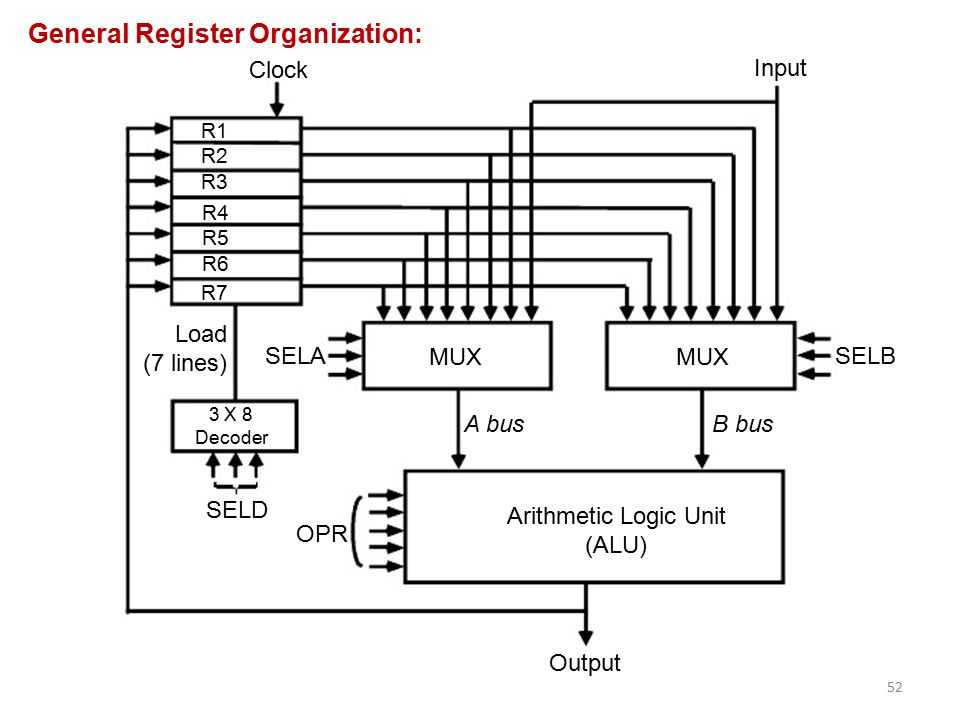
#> input picture test.jpg, 960 x 720 px, found by its file name
$ jupyter execute Day3Class.ipynb   (shell and % lines are left out)
#> lines starting #> are read from the running program, lines starting #| are printed output that depends on the picture
[cell 1]
import numpy as np
a = np.zeros(10)

print(a)
a

[cell 2]
type(a[0])

[cell 3]
import numpy as np
a = np.ones(10)

print(a)
a

[cell 4]
np.ones
np.empty

[cell 5]
z = np.zeros(5)
print(z.shape)

[cell 6]
z.shape = (5, 1)
z

[cell 7]
np.arange(10)

[cell 8]
e = np.eye(3)
e

[cell 9]
z = np.linspace(2, 10, 5) #useful for plotting (start, ending)
z

[cell 10]
#Array concatenation. In 2D axis=0(row) and 1(column)
arr1 = np.array([[1, 2, 3],
                 [4, 5, 6]])

arr2 = np.array([[7, 8, 9]])
z = np.concatenate((arr1, arr2), axis=0)
z

[cell 11]
arr2 = np.array([[7],
                 [8]]) #Shape(2,1)
z = np.concatenate((arr1, arr2), axis=1)
z

[cell 12]
a_list = [1, 2, 3, 4, 5, 6]
z = np.array(a_list)
z

[cell 13]
z = np.random.randint(1, 51, size=50)
print(np.sort(z))

[cell 14]
#Slicing
z[0:2]
z[::-1]

[cell 15]
a = np.array([[1, 2, 3],
              [4, 5, 6]])
print(a[1, 1]) #accesses elements

[cell 16]
a.ndim #Dimension

[cell 17]
a = np.append(a, [[7, 8, 9]], axis=0)
a

[cell 18]
a = np.array([[1, 2, 3],
              [4, 5, 6]])

[cell 19]
a = np.append(a, [[7, 8, 9]], axis=0)
a

[cell 20]
a = np.insert(a, 1, [7, 8, 9], axis=0)
a

[cell 21]
a = np.delete(a, 1, 0)

[cell 22]
a

[cell 23]
two_Darr = np.array([[7, 8, 9],
              [4, 5, 6]])

[cell 24]
two_Darr

[cell 25]
two_Darr = np.delete(two_Darr, 1, 0)
two_Darr
two_Darr = np.delete(two_Darr, 1, 1)
two_Darr

[cell 26]
from skimage import io
photo = io.imread(r'/Users/dineshgurung/Desktop/Python/test.jpg')
#> photo is the input picture: shape (720, 960, 3); mean R, G, B 236.4, 235.6, 235.6
type(photo)

[cell 27]
import matplotlib.pyplot as plt
plt.imshow(photo)
photo.shape
#> Out = (720, 960, 3)

[cell 28]
plt.imshow(photo[::-1])
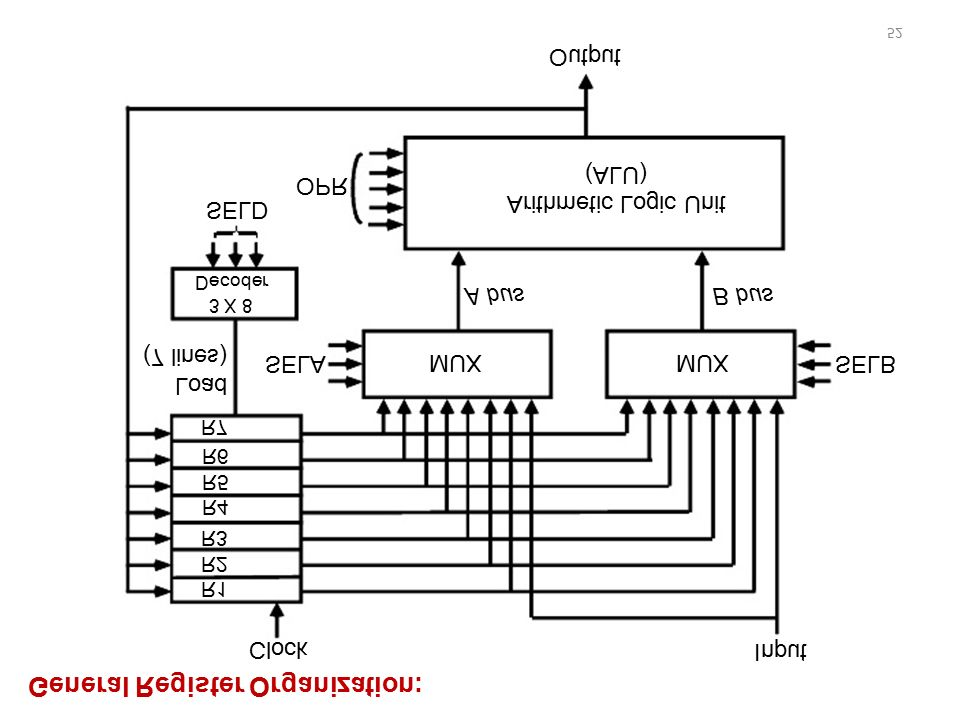
#> shown: shape (720, 960, 3); mean R, G, B 236.4, 235.6, 235.6

[cell 29]
plt.imshow(photo[:,::-1]) #reverse column
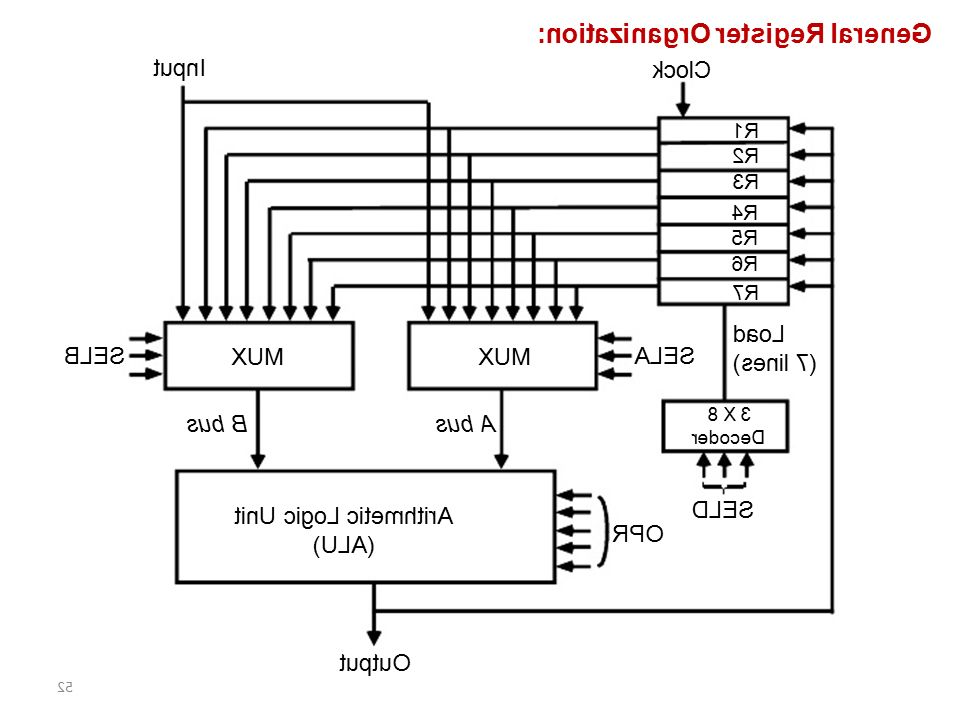
#> shown: shape (720, 960, 3); mean R, G, B 236.4, 235.6, 235.6

[cell 30]
plt.imshow(photo[200:400,600:800])
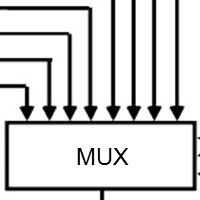
#> shown: shape (200, 200, 3); min 0, max 255, mean 213.1

[cell 31]
plt.imshow(photo[::2, ::2]) #half size
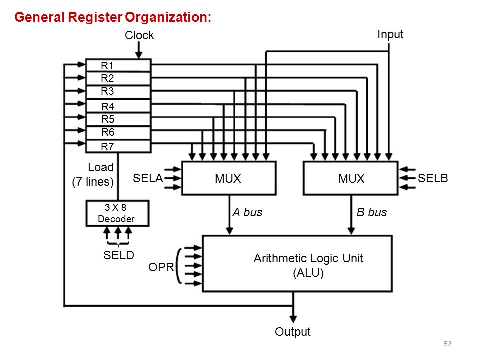
#> shown: shape (360, 480, 3); mean R, G, B 236.4, 235.6, 235.6

[cell 32]
plt.imshow(photo[:,:,0].T)
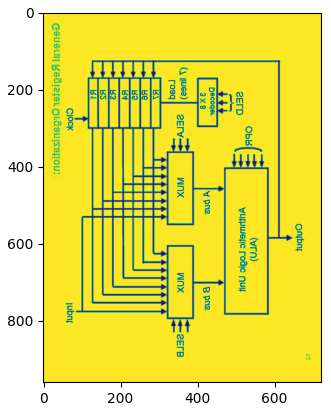
#> figure drawn by matplotlib, 1 panel

[cell 33]
#Photo masking
photo_masked = np.where(photo>100, 255, 0)
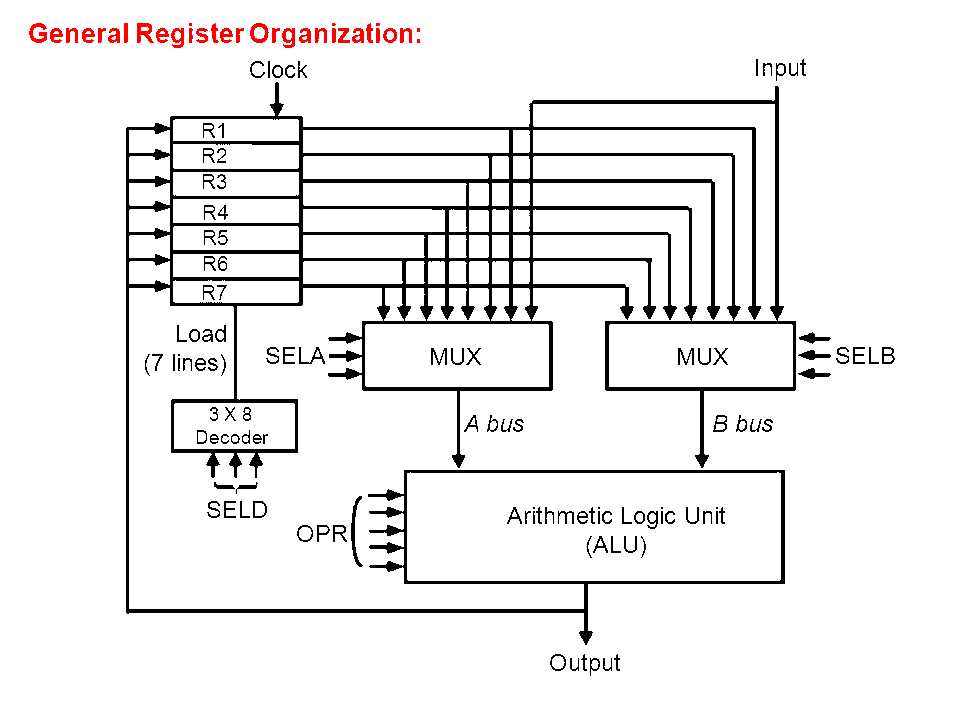
#> photo_masked: shape (720, 960, 3) int64; mean R, G, B 238.2, 237, 237
plt.imshow(photo_masked)

$ run again, with Fig.png saved as test.jpg
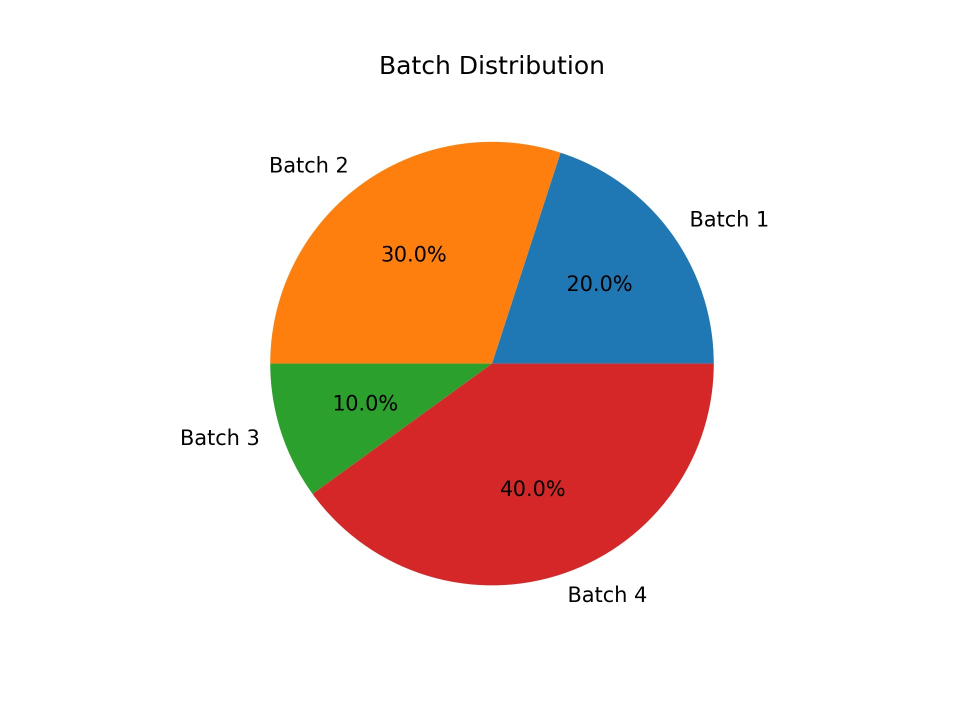
#> input picture Fig.png, 1920 x 1440 px, found by its file name (shown at 1/2 size)
#> photo is the input picture: shape (1440, 1920, 3); mean R, G, B 235.2, 217.8, 210.5
#> `[cell 32] plt.imshow(photo[:,:,0].T)`:
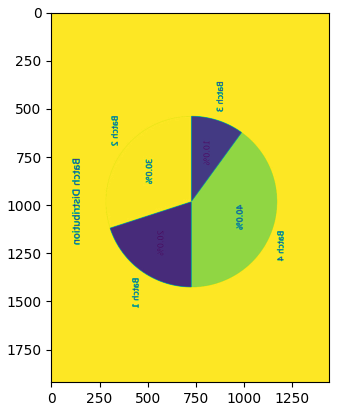
#> figure drawn by matplotlib, 1 panel
#> `photo_masked = np.where(photo>100, 255, 0)`:
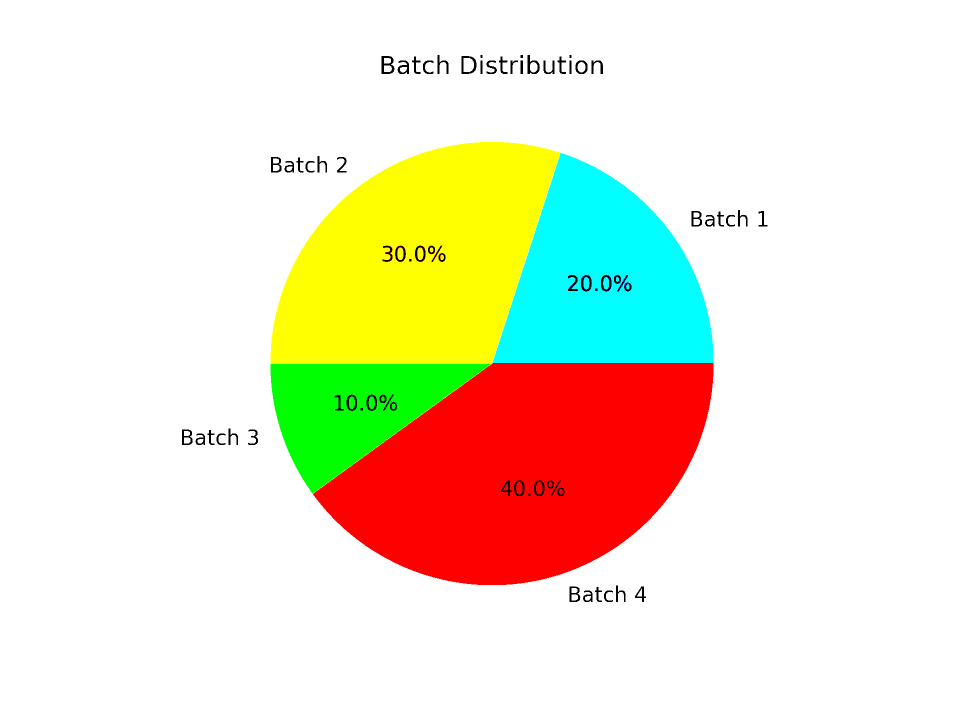
#> photo_masked: shape (1440, 1920, 3) int64 (shown at 1/2 size); mean R, G, B 236.9, 230.9, 208.5
